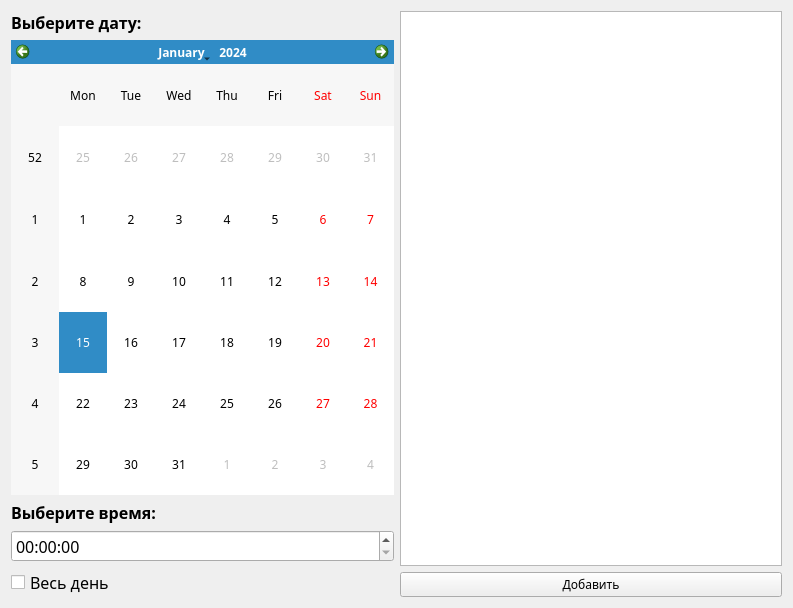
<?xml version="1.0" encoding="UTF-8"?>
<ui version="4.0">
 <class>addeventWindow</class>
 <widget class="QWidget" name="addeventWindow">
  <property name="geometry">
   <rect>
    <x>0</x>
    <y>0</y>
    <width>793</width>
    <height>608</height>
   </rect>
  </property>
  <property name="windowTitle">
   <string>Добавить событие</string>
  </property>
  <layout class="QHBoxLayout" name="horizontalLayout">
   <item>
    <layout class="QVBoxLayout" name="verticalLayout_2">
     <item>
      <widget class="QLabel" name="label">
       <property name="font">
        <font>
         <family>Century Gothic</family>
         <pointsize>12</pointsize>
         <weight>75</weight>
         <bold>true</bold>
        </font>
       </property>
       <property name="text">
        <string>Выберите дату:</string>
       </property>
      </widget>
     </item>
     <item>
      <widget class="QCalendarWidget" name="calendarWidget">
       <property name="font">
        <font>
         <family>Century Gothic</family>
        </font>
       </property>
      </widget>
     </item>
     <item>
      <widget class="QLabel" name="label_2">
       <property name="font">
        <font>
         <family>Century Gothic</family>
         <pointsize>12</pointsize>
         <weight>75</weight>
         <bold>true</bold>
        </font>
       </property>
       <property name="text">
        <string>Выберите время:</string>
       </property>
      </widget>
     </item>
     <item>
      <widget class="QTimeEdit" name="timeEdit">
       <property name="font">
        <font>
         <family>Century Gothic</family>
         <pointsize>12</pointsize>
        </font>
       </property>
      </widget>
     </item>
     <item>
      <widget class="QCheckBox" name="withoutTimeBox">
       <property name="font">
        <font>
         <family>Century Gothic</family>
         <pointsize>12</pointsize>
        </font>
       </property>
       <property name="text">
        <string>Весь день</string>
       </property>
      </widget>
     </item>
    </layout>
   </item>
   <item>
    <layout class="QVBoxLayout" name="verticalLayout">
     <item>
      <widget class="QPlainTextEdit" name="plainTextEdit">
       <property name="font">
        <font>
         <family>Century Gothic</family>
        </font>
       </property>
      </widget>
     </item>
     <item>
      <widget class="QPushButton" name="addIt">
       <property name="font">
        <font>
         <family>Century Gothic</family>
        </font>
       </property>
       <property name="text">
        <string>Добавить</string>
       </property>
      </widget>
     </item>
    </layout>
   </item>
  </layout>
 </widget>
 <resources/>
 <connections/>
</ui>
